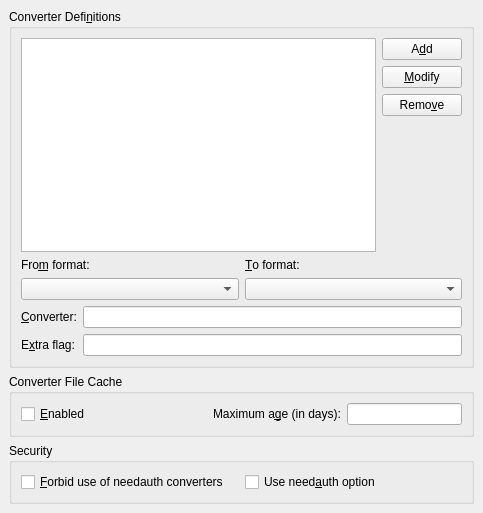
<?xml version="1.0" encoding="UTF-8"?>
<ui version="4.0">
 <class>PrefConvertersUi</class>
 <widget class="QWidget" name="PrefConvertersUi">
  <property name="geometry">
   <rect>
    <x>0</x>
    <y>0</y>
    <width>483</width>
    <height>513</height>
   </rect>
  </property>
  <property name="windowTitle">
   <string/>
  </property>
  <layout class="QGridLayout">
   <property name="leftMargin">
    <number>9</number>
   </property>
   <property name="topMargin">
    <number>9</number>
   </property>
   <property name="rightMargin">
    <number>9</number>
   </property>
   <property name="bottomMargin">
    <number>9</number>
   </property>
   <property name="spacing">
    <number>6</number>
   </property>
   <item row="0" column="0">
    <widget class="QGroupBox" name="converterDefGB">
     <property name="title">
      <string>Converter Defi&amp;nitions</string>
     </property>
     <property name="flat">
      <bool>true</bool>
     </property>
     <layout class="QGridLayout">
      <property name="leftMargin">
       <number>9</number>
      </property>
      <property name="topMargin">
       <number>9</number>
      </property>
      <property name="rightMargin">
       <number>9</number>
      </property>
      <property name="bottomMargin">
       <number>9</number>
      </property>
      <property name="spacing">
       <number>6</number>
      </property>
      <item row="0" column="0">
       <widget class="QListWidget" name="convertersLW">
        <property name="sizePolicy">
         <sizepolicy hsizetype="Expanding" vsizetype="Expanding">
          <horstretch>0</horstretch>
          <verstretch>0</verstretch>
         </sizepolicy>
        </property>
       </widget>
      </item>
      <item row="2" column="0" colspan="2">
       <layout class="QGridLayout">
        <property name="leftMargin">
         <number>0</number>
        </property>
        <property name="topMargin">
         <number>0</number>
        </property>
        <property name="rightMargin">
         <number>0</number>
        </property>
        <property name="bottomMargin">
         <number>0</number>
        </property>
        <property name="spacing">
         <number>6</number>
        </property>
        <item row="0" column="1">
         <layout class="QVBoxLayout">
          <property name="spacing">
           <number>6</number>
          </property>
          <property name="leftMargin">
           <number>0</number>
          </property>
          <property name="topMargin">
           <number>0</number>
          </property>
          <property name="rightMargin">
           <number>0</number>
          </property>
          <property name="bottomMargin">
           <number>0</number>
          </property>
          <item>
           <widget class="QLineEdit" name="converterED">
            <property name="inputMethodHints">
             <set>Qt::ImhPreferLatin</set>
            </property>
           </widget>
          </item>
          <item>
           <widget class="QLineEdit" name="converterFlagED">
            <property name="inputMethodHints">
             <set>Qt::ImhPreferLatin</set>
            </property>
           </widget>
          </item>
         </layout>
        </item>
        <item row="0" column="0">
         <layout class="QVBoxLayout">
          <property name="spacing">
           <number>6</number>
          </property>
          <property name="leftMargin">
           <number>0</number>
          </property>
          <property name="topMargin">
           <number>0</number>
          </property>
          <property name="rightMargin">
           <number>0</number>
          </property>
          <property name="bottomMargin">
           <number>0</number>
          </property>
          <item>
           <widget class="QLabel" name="converterLA">
            <property name="text">
             <string>&amp;Converter:</string>
            </property>
            <property name="buddy">
             <cstring>converterED</cstring>
            </property>
           </widget>
          </item>
          <item>
           <widget class="QLabel" name="converterFlagLA">
            <property name="text">
             <string>E&amp;xtra flag:</string>
            </property>
            <property name="buddy">
             <cstring>converterFlagED</cstring>
            </property>
           </widget>
          </item>
         </layout>
        </item>
       </layout>
      </item>
      <item row="1" column="0" colspan="2">
       <layout class="QHBoxLayout">
        <property name="spacing">
         <number>6</number>
        </property>
        <property name="leftMargin">
         <number>0</number>
        </property>
        <property name="topMargin">
         <number>0</number>
        </property>
        <property name="rightMargin">
         <number>0</number>
        </property>
        <property name="bottomMargin">
         <number>0</number>
        </property>
        <item>
         <layout class="QVBoxLayout">
          <property name="spacing">
           <number>6</number>
          </property>
          <property name="leftMargin">
           <number>0</number>
          </property>
          <property name="topMargin">
           <number>0</number>
          </property>
          <property name="rightMargin">
           <number>0</number>
          </property>
          <property name="bottomMargin">
           <number>0</number>
          </property>
          <item>
           <widget class="QLabel" name="converterFromLA">
            <property name="text">
             <string>Fro&amp;m format:</string>
            </property>
            <property name="buddy">
             <cstring>converterFromCO</cstring>
            </property>
           </widget>
          </item>
          <item>
           <widget class="QComboBox" name="converterFromCO">
            <property name="sizePolicy">
             <sizepolicy hsizetype="MinimumExpanding" vsizetype="Fixed">
              <horstretch>0</horstretch>
              <verstretch>0</verstretch>
             </sizepolicy>
            </property>
            <property name="inputMethodHints">
             <set>Qt::ImhFormattedNumbersOnly|Qt::ImhLatinOnly</set>
            </property>
           </widget>
          </item>
         </layout>
        </item>
        <item>
         <layout class="QVBoxLayout">
          <property name="spacing">
           <number>6</number>
          </property>
          <property name="leftMargin">
           <number>0</number>
          </property>
          <property name="topMargin">
           <number>0</number>
          </property>
          <property name="rightMargin">
           <number>0</number>
          </property>
          <property name="bottomMargin">
           <number>0</number>
          </property>
          <item>
           <widget class="QLabel" name="converterToLA">
            <property name="text">
             <string>&amp;To format:</string>
            </property>
            <property name="buddy">
             <cstring>converterToCO</cstring>
            </property>
           </widget>
          </item>
          <item>
           <widget class="QComboBox" name="converterToCO">
            <property name="sizePolicy">
             <sizepolicy hsizetype="MinimumExpanding" vsizetype="Fixed">
              <horstretch>0</horstretch>
              <verstretch>0</verstretch>
             </sizepolicy>
            </property>
            <property name="inputMethodHints">
             <set>Qt::ImhFormattedNumbersOnly|Qt::ImhLatinOnly</set>
            </property>
           </widget>
          </item>
         </layout>
        </item>
       </layout>
      </item>
      <item row="0" column="1">
       <layout class="QVBoxLayout">
        <property name="spacing">
         <number>6</number>
        </property>
        <property name="leftMargin">
         <number>0</number>
        </property>
        <property name="topMargin">
         <number>0</number>
        </property>
        <property name="rightMargin">
         <number>0</number>
        </property>
        <property name="bottomMargin">
         <number>0</number>
        </property>
        <item>
         <widget class="QPushButton" name="converterNewPB">
          <property name="text">
           <string>A&amp;dd</string>
          </property>
         </widget>
        </item>
        <item>
         <widget class="QPushButton" name="converterModifyPB">
          <property name="text">
           <string>&amp;Modify</string>
          </property>
         </widget>
        </item>
        <item>
         <widget class="QPushButton" name="converterRemovePB">
          <property name="sizePolicy">
           <sizepolicy hsizetype="Minimum" vsizetype="Fixed">
            <horstretch>0</horstretch>
            <verstretch>0</verstretch>
           </sizepolicy>
          </property>
          <property name="text">
           <string>Remo&amp;ve</string>
          </property>
         </widget>
        </item>
        <item>
         <spacer>
          <property name="orientation">
           <enum>Qt::Vertical</enum>
          </property>
          <property name="sizeHint" stdset="0">
           <size>
            <width>75</width>
            <height>16</height>
           </size>
          </property>
         </spacer>
        </item>
       </layout>
      </item>
     </layout>
    </widget>
   </item>
   <item row="1" column="0">
    <widget class="QGroupBox" name="cacheGB">
     <property name="title">
      <string>Converter File Cache</string>
     </property>
     <property name="flat">
      <bool>true</bool>
     </property>
     <layout class="QGridLayout">
      <property name="leftMargin">
       <number>9</number>
      </property>
      <property name="topMargin">
       <number>9</number>
      </property>
      <property name="rightMargin">
       <number>9</number>
      </property>
      <property name="bottomMargin">
       <number>9</number>
      </property>
      <property name="spacing">
       <number>6</number>
      </property>
      <item row="0" column="0">
       <layout class="QHBoxLayout">
        <property name="spacing">
         <number>6</number>
        </property>
        <property name="leftMargin">
         <number>0</number>
        </property>
        <property name="topMargin">
         <number>0</number>
        </property>
        <property name="rightMargin">
         <number>0</number>
        </property>
        <property name="bottomMargin">
         <number>0</number>
        </property>
        <item>
         <widget class="QCheckBox" name="cacheCB">
          <property name="text">
           <string>&amp;Enabled</string>
          </property>
         </widget>
        </item>
        <item>
         <spacer>
          <property name="orientation">
           <enum>Qt::Horizontal</enum>
          </property>
          <property name="sizeHint" stdset="0">
           <size>
            <width>40</width>
            <height>20</height>
           </size>
          </property>
         </spacer>
        </item>
        <item>
         <widget class="QLabel" name="maxAgeLA">
          <property name="text">
           <string>Maximum a&amp;ge (in days):</string>
          </property>
          <property name="buddy">
           <cstring>maxAgeLE</cstring>
          </property>
         </widget>
        </item>
        <item>
         <widget class="QLineEdit" name="maxAgeLE">
          <property name="inputMethodHints">
           <set>Qt::ImhDigitsOnly</set>
          </property>
         </widget>
        </item>
       </layout>
      </item>
     </layout>
    </widget>
   </item>
   <item row="2" column="0">
    <widget class="QGroupBox" name="securityGB">
     <property name="title">
      <string>Security</string>
     </property>
     <property name="flat">
      <bool>true</bool>
     </property>
     <layout class="QGridLayout">
      <property name="leftMargin">
       <number>9</number>
      </property>
      <property name="topMargin">
       <number>9</number>
      </property>
      <property name="rightMargin">
       <number>9</number>
      </property>
      <property name="bottomMargin">
       <number>9</number>
      </property>
      <property name="spacing">
       <number>6</number>
      </property>
      <item row="0" column="0">
       <layout class="QHBoxLayout">
        <property name="spacing">
         <number>6</number>
        </property>
        <property name="leftMargin">
         <number>0</number>
        </property>
        <property name="topMargin">
         <number>0</number>
        </property>
        <property name="rightMargin">
         <number>0</number>
        </property>
        <property name="bottomMargin">
         <number>0</number>
        </property>
        <item>
         <widget class="QCheckBox" name="needauthForbiddenCB">
          <property name="toolTip">
           <string>When enabled, use of converters with the 'needauth' option is forbidden.</string>
          </property>
          <property name="text">
           <string>&amp;Forbid use of needauth converters</string>
          </property>
         </widget>
        </item>
        <item>
         <widget class="QCheckBox" name="needauthCB">
          <property name="toolTip">
           <string>When enabled, ask user before launching any external converter with the 'needauth' option.</string>
          </property>
          <property name="text">
           <string>Use need&amp;auth option</string>
          </property>
         </widget>
        </item>
       </layout>
      </item>
     </layout>
    </widget>
   </item>
  </layout>
 </widget>
 <tabstops>
  <tabstop>convertersLW</tabstop>
  <tabstop>converterFromCO</tabstop>
  <tabstop>converterToCO</tabstop>
  <tabstop>converterED</tabstop>
  <tabstop>converterFlagED</tabstop>
  <tabstop>converterNewPB</tabstop>
  <tabstop>converterModifyPB</tabstop>
  <tabstop>converterRemovePB</tabstop>
 </tabstops>
 <includes>
  <include location="local">qt_i18n.h</include>
 </includes>
 <resources/>
 <connections/>
</ui>
